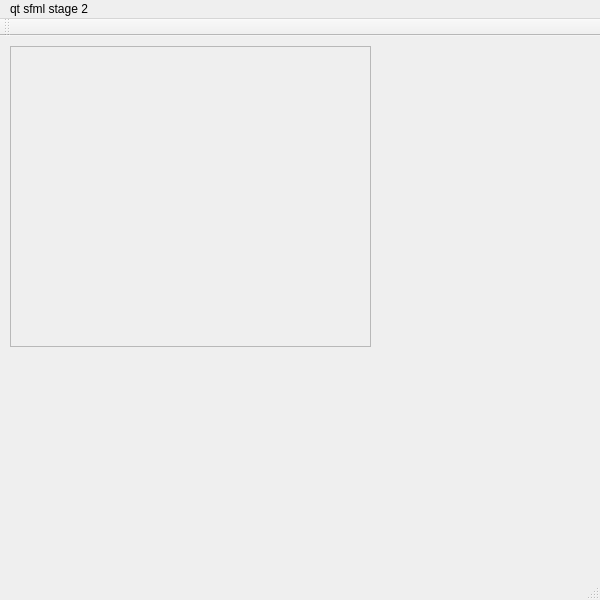
<?xml version="1.0" encoding="UTF-8"?>
<ui version="4.0">
 <class>MainWindow</class>
 <widget class="QMainWindow" name="MainWindow">
  <property name="geometry">
   <rect>
    <x>0</x>
    <y>0</y>
    <width>600</width>
    <height>600</height>
   </rect>
  </property>
  <property name="windowTitle">
   <string>MainWindow</string>
  </property>
  <widget class="QWidget" name="centralWidget">
   <widget class="QFrame" name="SFMLFrame">
    <property name="geometry">
     <rect>
      <x>10</x>
      <y>10</y>
      <width>361</width>
      <height>301</height>
     </rect>
    </property>
    <property name="frameShape">
     <enum>QFrame::StyledPanel</enum>
    </property>
    <property name="frameShadow">
     <enum>QFrame::Raised</enum>
    </property>
   </widget>
  </widget>
  <widget class="QMenuBar" name="menuBar">
   <property name="geometry">
    <rect>
     <x>0</x>
     <y>0</y>
     <width>600</width>
     <height>20</height>
    </rect>
   </property>
   <widget class="QMenu" name="menuQt_sfml_stage_2">
    <property name="title">
     <string>qt sfml stage 2</string>
    </property>
   </widget>
   <addaction name="menuQt_sfml_stage_2"/>
  </widget>
  <widget class="QToolBar" name="mainToolBar">
   <attribute name="toolBarArea">
    <enum>TopToolBarArea</enum>
   </attribute>
   <attribute name="toolBarBreak">
    <bool>false</bool>
   </attribute>
  </widget>
  <widget class="QStatusBar" name="statusBar"/>
 </widget>
 <layoutdefault spacing="6" margin="11"/>
 <resources/>
 <connections/>
</ui>
